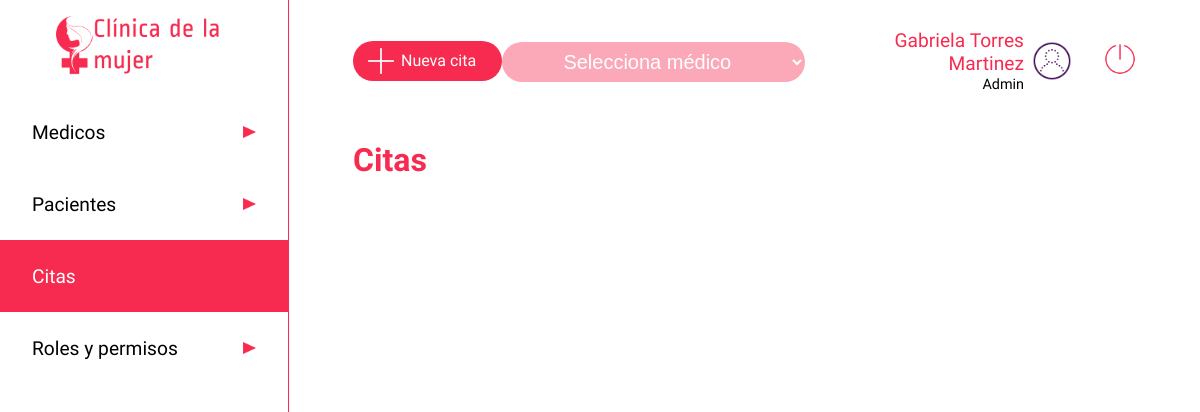
/listado-citas (signed in), run on an earlier commit of the app's database.
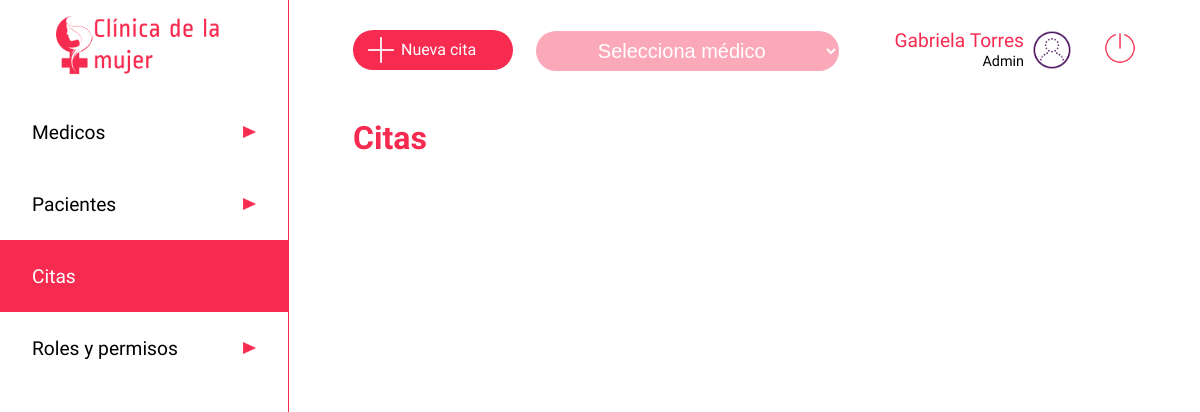
And on a later commit of the database.
### app.py (models this page shows, shortened)
class users(db.Model):
    __tablename__ = 'users'
    cedula = db.Column(db.Integer, primary_key=True)
    nombre=db.Column(db.String)
    apellido=db.Column(db.String)
    nacimiento=db.Column(db.String)
    eps=db.Column(db.String)
    email=db.Column(db.String, unique=True)
    telefono=db.Column(db.Integer)
    dir=db.Column(db.String)
    ciudad=db.Column(db.String)
    password=db.Column(db.String)
    rol =db.Column(db.String)
    especialidad = db.Column(db.String)
    estado = db.Column(db.Boolean)

### app.py (the view)
@app.route('/listado-citas', methods=['GET','POST'])
def listado():
    if 'usuarioIngresado' in session:
        medicos = users.query.filter_by(rol='medico')
        pacientes = users.query.filter_by(rol='paciente')
        usuario = users.query.filter_by(cedula=int(session['usuarioIngresado'])).first()
        return render('listado-citas.html', listamedicos=medicos, listapacientes=pacientes, row=usuario)
    else:
        return render('acceso-denegado.html')

### templates/listado-citas.html (shortened to what this page needs)
<!DOCTYPE html>
<html lang="es">
<head>
    <link rel="stylesheet" type="text/css" href="{{ url_for('static', filename='css/list-cita.css')}}">
</head>
<body>
    <header class="header">
        <a href="/dashboard" type="button" class="btn"><img src="{{ url_for('static', filename='images/iconoclinica.png')}}" class="logo" alt="Clinica de la mujer"></a>
        <nav>
            <ul class="menu">
                <li class="menuitems"><a href="/medico" class="menulink"><span>Medicos</span><img src="{{ url_for('static', filename='images/triangulo.png')}}"  class="flecha" alt=""></a></li>
                <li class="menuitems"><a href="/paciente" class="menulink"><span>Pacientes</span><img src="{{ url_for('static', filename='images/triangulo.png')}}"  class="flecha" alt=""></a></li>
                <li class="menuitems"><a href="/listado-citas" class="menuselect"><span>Citas</span><img src="{{ url_for('static', filename='images/triangulo.png')}}"  class="flecha" alt=""></a></li>
                <li class="menuitems"><a href="/roles" class="menulink"><span>Roles y permisos</span><img src="{{ url_for('static', filename='images/triangulo.png')}}"  class="flecha" alt=""></a></li>
            </ul>
        </nav>
    </header>
    <main class="main">
        <div class="searchuser">
            <a href="/listado-citas/new" class="newuser"><img src="{{ url_for('static', filename='images/plus_math_100px.png')}}" class="profile" alt=""><span>Nueva cita</span></a>
            <select name="medicoselect" onchange="window.location.href=this.options[this.options.selectedIndex].value" class="campo-eps">
                <option selected="selected disabled">Selecciona médico</option>
            </select>
            <div class="perfil">
                <div>
                    <span class="nameuser">{{ row.nombre }} {{ row.apellido }}</span><br>
                    <span class="roluser">Admin</span>
                </div>
                <img src="{{ url_for('static', filename='images/test_account_100px.png')}}" class="profile" alt="">
                <a href="/logout" type="button" class="btn"><img src="{{ url_for('static', filename='images/off.png')}}" class="logout" alt="Cerrar sesion"></a>
            </div>
        </div>
        <div class="cuerpo">
            <h1 class="titulo"><span style="color:#F72B50">Citas</span></h1>
            </div>
    </main>
</body>
</html>

What changed in the data, as far as the page shows it:
changed users "Gabriela": apellido "Torres Martinez" → "Torres"
